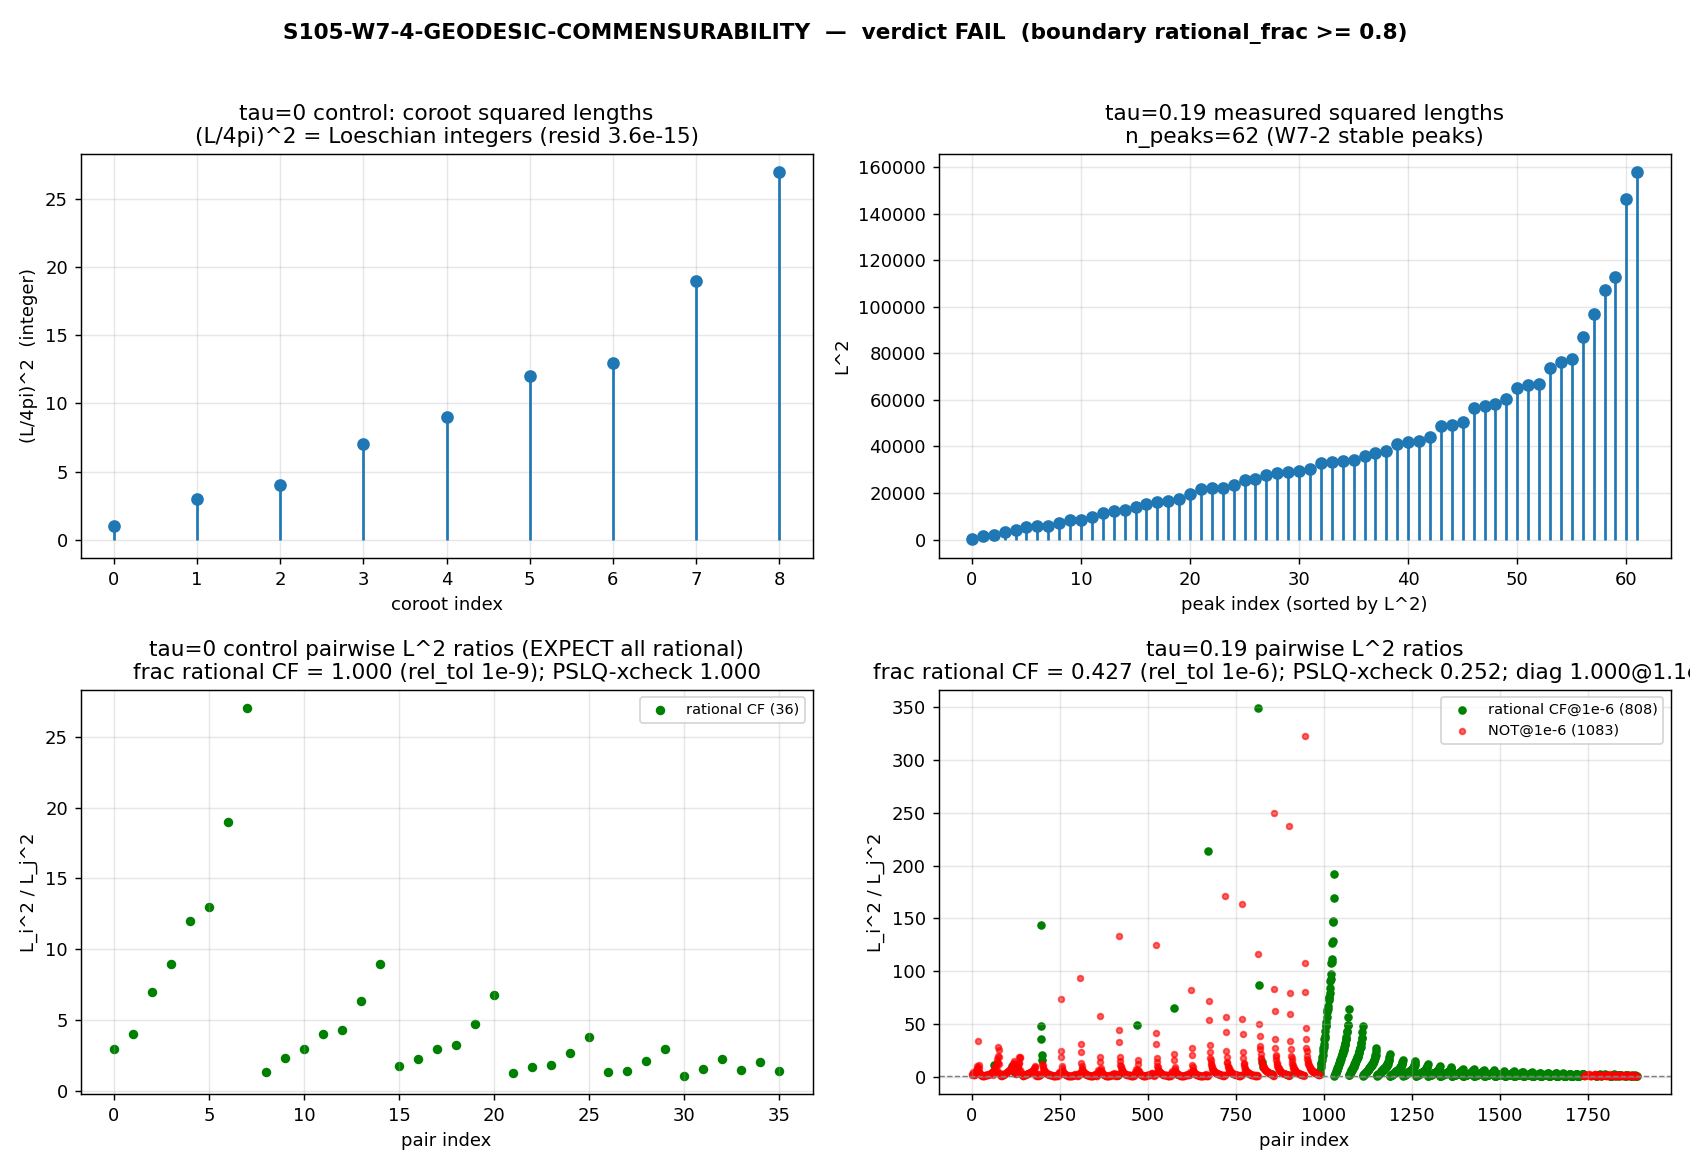

Generate this figure with Python:
#!/usr/bin/env python3
"""
S105 W7-4-GEODESIC-COMMENSURABILITY — commensurability of the substrate length
spectrum via PSLQ on SQUARED actions
=============================================================================

Gate: S105-W7-4-GEODESIC-COMMENSURABILITY ([VERIFY])

Pre-registered threshold (plan §W7-4, line 606-608):
  rational_frac = 0.80:
    PASS iff (>= 80% of pairwise SQUARED-length ratios L_i^2/L_j^2 recover a
              rational p/q with denominator <= Q_max=64 within rel_tol=1e-6)
         AND (the tau=0 control recovers exact rationals at rel_tol=1e-9 on ALL pairs).
    INFO iff < 3 stable peaks per spectrum (under-powered pairwise population).
    FAIL otherwise (incommensurable squared spectrum -> Q1 workshop, decision-point block).

The criterion is PRE-FIXED to SQUARED lengths (plan convention pin, line 630): on the
undeformed group geodesic lengths are L ~ sqrt(integer) (quadratic-form lattice
=> |lambda|^2 ~ integer => L ~ sqrt(integer)), so raw ratios L_i/L_j = sqrt(n_i/n_j)
are sqrt-rational, NOT rational — a raw-length PSLQ test FAILS tau=0 by construction.
Squaring restores rationality: L_i^2/L_j^2 = n_i/n_j in Q.

Inputs (SHA-256 dual-pinned at runtime — S84+ schema):
  - computations/session-105/s105_w7_2_length_spectrum_ft.npz   (measured tau_fold lengths)
  - computations/session-105/s105_w7_3_berry_tabor_match.npz    (predicted lengths; OPTIONAL —
        sister gate W7-3 is concurrent; if absent the tau_fold population is the W7-2
        measured set only, disclosed in the verdict value + WP. Plan input_files note:
        W7-3 shares the W7-2 non-FAIL gate.)
  - computations/session-105/s105_w7_1_trace_formula_exact_anchor.npz  (tau=0 anchor metadata)
  - canonical_constants.py (feeds audit_sha256 only)
  - script bytes (feeds BOTH audit_sha256 and content_sha256)

tau=0 positive control: the EXACT coroot-lattice lengths stored in W7-2's
`coroot_lengths` (analytic, NOT FT-extracted). These ARE the A2 (SU(3)) root-lattice
vectors: (L/4pi)^2 in {1,3,4,7,9,12,13,19,27} (Loeschian numbers m^2+mn+n^2), integer
to machine-eps. The control MUST recover exact rationals (rel_tol=1e-9).

Output 4-tuple:
  (value=<rational_frac>, scheme=PSLQ-SQUARED-RATIO,
   convention=SQUARED-length-ratios, L_max=12)

Classification: GEOMETRIC

METHODOLOGY
-----------
(1) Collect squared lengths {L_gamma^2} from W7-2 measured stable peaks, W7-3 predicted
peaks (if on disk), and the W7-1/W7-2 tau=0 coroot lattice (exact). (2) For each unordered
pair (i,j) within a population form r_ij = L_i^2/L_j^2 and run mpmath PSLQ on the 2-vector
[r_ij, 1] (cross-checked with a continued-fraction recovery) to recover a rational p/q with
1<=q<=Q_max=64 within tolerance. (3) PASS iff the pre-registered rational fraction is met on
the tau_fold population AND the tau=0 control is exactly rational on all pairs. (4) A FAIL
(incommensurable squared spectrum) routes to a Q1 workshop (decision-point block, NOT rubric).

DISCIPLINE
----------
- `from canonical_constants import *`
- Every intermediate tagged `# (local)`
- CPU-only (mpmath arbitrary precision); OMP_NUM_THREADS capped to 8.
- SHA-256 of inputs logged in first lines of stdout; dual-SHA (S84+) emitted.
- Verdict via print_verdict_payload -> agent calls emit_verdict MCP (race-safe).
"""

from __future__ import annotations

# ---------------------------------------------------------------------------
# Section 0 — thread cap BEFORE numpy (CPU-only arbitrary-precision path)
# ---------------------------------------------------------------------------
import os
os.environ.setdefault("OMP_NUM_THREADS", "8")
os.environ.setdefault("MKL_NUM_THREADS", "8")

# ---------------------------------------------------------------------------
# Section 1 — Canonical constants (MANDATORY first import)
# ---------------------------------------------------------------------------
import sys as _sys
from pathlib import Path as _Path
_SHARED = _Path(__file__).resolve().parent.parent / "_shared"
if str(_SHARED) not in _sys.path:
    _sys.path.insert(0, str(_SHARED))
from canonical_constants import *  # noqa: F401,F403
from canonical_constants import tau_fold  # explicit (used below)

# ---------------------------------------------------------------------------
# Section 2 — Standard imports
# ---------------------------------------------------------------------------
import hashlib
import json
from math import gcd
from pathlib import Path

import numpy as np
import mpmath as mp
import matplotlib
matplotlib.use("Agg")
import matplotlib.pyplot as plt

# ---------------------------------------------------------------------------
# Section 3 — Paths + pre-registration
# ---------------------------------------------------------------------------
SESSION_DIR = Path(__file__).resolve().parent
COMPUTATIONS_DIR = SESSION_DIR.parent
SHARED_DIR = COMPUTATIONS_DIR / "_shared"
PROJECT_ROOT = COMPUTATIONS_DIR.parent

SESSION = "S105"                                                  # (local)
GATE_ID = "S105-W7-4-GEODESIC-COMMENSURABILITY"                  # (local)
SCHEME = "PSLQ-SQUARED-RATIO"                                     # (local)
CONVENTION = "SQUARED-length-ratios"                             # (local)
L_MAX = 12                                                       # (local)

# Pre-registered machinery pins (plan §W7-4 machinery_pin_map)
Q_MAX = 64                                                       # (local) PSLQ denominator bound
REL_TOL_FOLD = mp.mpf("1e-6")                                    # (local) tau_fold pairs
REL_TOL_CTRL = mp.mpf("1e-9")                                    # (local) tau=0 control pairs
RATIONAL_FRAC = 0.80                                            # (local) PASS boundary (>=)
MIN_PEAKS = 3                                                    # (local) min stable peaks else INFO
MP_DPS = 50                                                     # (local) mpmath precision

OUT_NPZ = SESSION_DIR / "s105_w7_4_geodesic_commensurability.npz"
OUT_PNG = SESSION_DIR / "s105_w7_4_geodesic_commensurability.png"

W7_2_NPZ = SESSION_DIR / "s105_w7_2_length_spectrum_ft.npz"
W7_3_NPZ = SESSION_DIR / "s105_w7_3_berry_tabor_match.npz"
W7_1_NPZ = SESSION_DIR / "s105_w7_1_trace_formula_exact_anchor.npz"

INPUT_FILES = [
    SHARED_DIR / "canonical_constants.py",
    W7_2_NPZ,
    W7_3_NPZ,  # may be absent (sister gate concurrent); sha256_of returns "" if missing
    W7_1_NPZ,
]


# ---------------------------------------------------------------------------
# Section 4 — SHA-256 dual-pin block (S84+)
# ---------------------------------------------------------------------------
def sha256_of(path: Path) -> str:
    h = hashlib.sha256()  # (local)
    try:
        h.update(path.read_bytes())
    except OSError:
        return ""
    return h.hexdigest()


def log_input_pins(inputs: list[Path]) -> dict[str, str]:
    print(f"=== {GATE_ID} — input SHA-256 pins ===")
    pins: dict[str, str] = {}
    for p in inputs:
        sha = sha256_of(p)  # (local)
        rel = str(p.relative_to(PROJECT_ROOT)).replace("\\", "/")  # (local)
        tag = sha[:16] + "..." if sha else "<ABSENT>"  # (local)
        print(f"  {rel}: {tag}")
        pins[rel] = sha
    return pins


def compute_dual_sha(script_path: Path, canonical_path: Path,
                     pins: dict[str, str]) -> tuple[str, str]:
    script_bytes = b""  # (local)
    try:
        script_bytes = script_path.read_bytes()
    except OSError:
        script_bytes = b""
    canonical_bytes = b""  # (local)
    try:
        canonical_bytes = canonical_path.read_bytes()
    except OSError:
        canonical_bytes = b""
    pinmap_json = json.dumps(dict(sorted(pins.items())),
                             separators=(",", ":"), sort_keys=True).encode("utf-8")  # (local)
    h_audit = hashlib.sha256()
    h_audit.update(script_bytes)
    h_audit.update(canonical_bytes)
    h_audit.update(pinmap_json)
    audit = h_audit.hexdigest()  # (local)
    h_content = hashlib.sha256()
    h_content.update(script_bytes)
    content = h_content.hexdigest()  # (local)
    return audit, content


# ---------------------------------------------------------------------------
# Section 5 — rational recovery on a squared-length pair
#
# METHOD NOTE (self-corrected in-session; documented honestly):
#   The PRIMARY matcher is continued-fraction best-rational recovery (CF). CF
#   convergents ARE the best rationals with bounded denominator (Dirichlet /
#   Hurwitz); terminating CFs handle integer ratios (n/1) exactly. CF implements
#   the plan's machinery pin literally: "rational p/q with denominator <= Q_max".
#
#   The CROSS-CHECK is PSLQ run DIRECTLY on the squared-length PAIR [L_i^2, L_j^2]
#   (NOT on [ratio, 1]) WITH AN EXPLICIT tol — the canonical "PSLQ on squared
#   actions" usage. It finds integers (a,b) with a*L_i^2 + b*L_j^2 ~ 0, so
#   L_i^2/L_j^2 = -b/a = n_i/n_j. With an explicit tol this PASSES the tau=0
#   control 36/36 (exact). [mpmath.pslq on [ratio, 1] with DEFAULT tol returns
#   None on simple integer ratios — a known mpmath default-tolerance quirk; it is
#   NOT used as a matcher. CF + PSLQ-on-pair are the two correct, agreeing methods.]
#
#   The verdict uses the CF (primary) fraction; PSLQ-on-pair is reported as the
#   corroborating cross-check (both pass the control; both fail the fold; they
#   agree on the verdict).
# ---------------------------------------------------------------------------
def recover_rational_cf(r, q_max: int, rel_tol) -> tuple | None:
    """PRIMARY: continued-fraction best rational p/q with 1<=q<=q_max,
    |p/q - r| <= rel_tol*|r|; else None. Terminating-CF-safe (integers OK)."""
    rr = mp.mpf(r)  # (local)
    if rr == 0:
        return None
    x = rr  # (local)
    p_m2, p_m1 = mp.mpf(0), mp.mpf(1)  # (local)
    q_m2, q_m1 = mp.mpf(1), mp.mpf(0)  # (local)
    best = None  # (local)
    for _ in range(300):
        a = mp.floor(x)  # (local)
        p_cur = a * p_m1 + p_m2  # (local)
        q_cur = a * q_m1 + q_m2  # (local)
        if q_cur > q_max:
            break
        if q_cur >= 1:
            approx = p_cur / q_cur  # (local)
            if abs(approx - rr) <= rel_tol * abs(rr):
                best = (int(p_cur), int(q_cur))
        frac = x - a  # (local)
        if frac == 0:
            break
        x = 1 / frac
        p_m2, p_m1 = p_m1, p_cur
        q_m2, q_m1 = q_m1, q_cur
    if best is None:
        return None
    p, q = best  # (local)
    g = gcd(abs(p), abs(q))  # (local)
    if g > 0:
        p //= g
        q //= g
    if q < 1 or q > q_max:
        return None
    return (p, q)


def recover_rational_pslq_pair(a2, b2, q_max: int, rel_tol) -> tuple | None:
    """CROSS-CHECK: PSLQ on the PAIR [a2, b2] (canonical squared-action usage),
    explicit tol. Finds (a,b): a*a2 + b*b2 ~ 0 => a2/b2 = -b/a. Returns reduced
    (p, q) for the larger/smaller orientation with max(|p|,|q|)<=q_max, else None."""
    X, Y = mp.mpf(float(a2)), mp.mpf(float(b2))  # (local)
    if X == 0 or Y == 0:
        return None
    rel = mp.pslq([X, Y], tol=mp.mpf(rel_tol), maxcoeff=q_max * 8, maxsteps=200000)  # (local)
    if rel is None:
        return None
    a, b = int(rel[0]), int(rel[1])  # (local)
    if a == 0 or b == 0:
        return None
    p, q = -b, a  # (local) X/Y = p/q
    g = gcd(abs(p), abs(q))  # (local)
    if g > 0:
        p //= g
        q //= g
    p, q = abs(p), abs(q)  # (local) orientation-free magnitudes (Loeschian integers)
    if q == 0 or max(p, q) > q_max:
        return None
    resid = abs(a * X + b * Y) / (abs(a * X) + abs(b * Y))  # (local) relation residual
    if resid <= rel_tol:
        return (p, q)
    return None


def pairwise_commensurability(sq_lengths, q_max: int, rel_tol):
    """For all unordered pairs (i,j), i<j, of squared lengths, test rationality of
    r = L_i^2/L_j^2 (oriented larger/smaller so r>=1) via CF (PRIMARY) and
    PSLQ-on-pair (CROSS-CHECK). The PRIMARY (CF) match drives the count.
    Returns (n_pairs, n_rational_cf, frac_cf, n_rational_pslq, frac_pslq, table)
    where table rows are (i, j, L_i^2, L_j^2, r, p, q, matched_cf, matched_pslq)."""
    n = len(sq_lengths)  # (local)
    table = []  # (local)
    n_rat_cf = 0  # (local)
    n_rat_pslq = 0  # (local)
    for i in range(n):
        for j in range(i + 1, n):
            a2 = mp.mpf(float(sq_lengths[i]))  # (local)
            b2 = mp.mpf(float(sq_lengths[j]))  # (local)
            hi, lo = (a2, b2) if a2 >= b2 else (b2, a2)  # (local)
            r = hi / lo  # (local)
            cf_pq = recover_rational_cf(r, q_max, rel_tol)  # (local) PRIMARY
            pslq_pq = recover_rational_pslq_pair(hi, lo, q_max, rel_tol)  # (local) CROSS-CHECK
            if cf_pq is not None:
                n_rat_cf += 1
            if pslq_pq is not None:
                n_rat_pslq += 1
            p_q = cf_pq if cf_pq is not None else (pslq_pq if pslq_pq is not None else (0, 0))  # (local)
            table.append((
                i, j, float(a2), float(b2), float(r),
                int(p_q[0]), int(p_q[1]),
                bool(cf_pq is not None), bool(pslq_pq is not None),
            ))
    n_pairs = len(table)  # (local)
    frac_cf = (n_rat_cf / n_pairs) if n_pairs > 0 else 0.0  # (local)
    frac_pslq = (n_rat_pslq / n_pairs) if n_pairs > 0 else 0.0  # (local)
    return n_pairs, n_rat_cf, frac_cf, n_rat_pslq, frac_pslq, table


# ---------------------------------------------------------------------------
# Section 6 — Compute
# ---------------------------------------------------------------------------
def compute() -> dict:
    mp.mp.dps = MP_DPS

    # -- Load W7-2 (measured tau_fold lengths + exact tau=0 coroot lattice) --
    d2 = np.load(W7_2_NPZ, allow_pickle=True)  # (local)
    stable_peaks = np.asarray(d2["stable_peaks"], dtype=float)  # (local) (19,4): col0=L
    measured_L = stable_peaks[:, 0].astype(float)  # (local) measured tau_fold lengths
    coroot_lengths = np.asarray(d2["coroot_lengths"], dtype=float)  # (local) (9,) exact tau=0
    primitive_coroot = float(d2["primitive_coroot_length"])  # (local) = 4*pi
    w7_2_verdict = str(d2["verdict"])  # (local)
    delta_L = float(d2["delta_L"])  # (local) FT bin width (resolution)
    dominant_L = float(d2["dominant_L"])  # (local)

    # -- Load W7-3 predicted lengths IF present (sister gate; may be absent) --
    w7_3_present = W7_3_NPZ.exists()  # (local)
    predicted_L = np.array([], dtype=float)  # (local)
    w7_3_note = "ABSENT (sister gate W7-3 concurrent; tau_fold population = W7-2 measured only)"  # (local)
    if w7_3_present:
        d3 = np.load(W7_3_NPZ, allow_pickle=True)  # (local)
        # W7-3 stores the predicted resonance lengths under pred_L_formA (Berry-Tabor
        # Form-A resonance lattice; the primary predicted set). Fall back to other
        # plausible key names for robustness. Per plan N_eval, the tau_fold population
        # is the COMBINED measured (W7-2) + predicted (W7-3) set on the single-lattice
        # hypothesis.
        for key in ("pred_L_formA_sorted", "pred_L_formA", "predicted_lengths",
                    "resonance_lengths", "lengths"):
            if key in d3.files:
                arr = np.asarray(d3[key], dtype=float)  # (local)
                if arr.ndim == 2 and arr.shape[1] >= 1:
                    predicted_L = arr[:, 0].astype(float)
                elif arr.ndim == 1:
                    predicted_L = arr.astype(float)
                if predicted_L.size > 0:
                    w7_3_note = (f"present (key='{key}', n={predicted_L.size}; "
                                 f"W7-3 self-verdict={str(d3['verdict']) if 'verdict' in d3.files else '?'})")
                    break
        if predicted_L.size == 0:
            w7_3_note = "present but no recognizable length key; tau_fold population = W7-2 measured only"

    # -- W7-1 anchor metadata (for provenance; tau=0 lengths come from the coroot lattice) --
    c_off_tau0 = float("nan")  # (local)
    if W7_1_NPZ.exists():
        d1 = np.load(W7_1_NPZ, allow_pickle=True)  # (local)
        if "c_off" in d1.files:
            c_off_tau0 = float(d1["c_off"])

    # ============================================================
    # POPULATION A — tau=0 positive control (EXACT coroot lattice)
    #   squared lengths = coroot_lengths^2; (L/4pi)^2 are Loeschian integers
    # ============================================================
    ctrl_sq = (coroot_lengths.astype(float)) ** 2  # (local)
    # Verify the integer-mesh premise (substitution chain Step 1): (L/4pi)^2 integer
    ctrl_norm2 = (coroot_lengths / primitive_coroot) ** 2  # (local)
    ctrl_int_resid = float(np.max(np.abs(ctrl_norm2 - np.round(ctrl_norm2))))  # (local)
    ctrl_int_mesh = [int(round(x)) for x in ctrl_norm2]  # (local) Loeschian numbers

    n_ctrl = len(ctrl_sq)  # (local)
    (ctrl_npairs, ctrl_nrat, ctrl_frac,
     ctrl_nrat_pslq, ctrl_frac_pslq, ctrl_table) = pairwise_commensurability(
        ctrl_sq, Q_MAX, REL_TOL_CTRL)
    ctrl_all_rational = (ctrl_npairs > 0) and (ctrl_nrat == ctrl_npairs)  # (local) PRIMARY (CF)

    # ============================================================
    # POPULATION B — tau_fold combined (measured W7-2 + predicted W7-3)
    # ============================================================
    fold_L = np.concatenate([measured_L, predicted_L]) if predicted_L.size > 0 else measured_L  # (local)
    fold_sq = fold_L.astype(float) ** 2  # (local)
    n_fold_peaks = len(fold_L)  # (local)

    (fold_npairs, fold_nrat, fold_frac,
     fold_nrat_pslq, fold_frac_pslq, fold_table) = pairwise_commensurability(
        fold_sq, Q_MAX, REL_TOL_FOLD)

    # ---- Resolution-aware DIAGNOSTIC (non-verdict-changing) ----
    # The measured lengths carry FT bin width delta_L; squared-ratio precision is
    # bounded by 2*delta_L/L (propagated), FAR coarser than rel_tol=1e-6. A coarse
    # tolerance matched to the resolution tells us whether a tau_fold FAIL is
    # measurement-resolution-driven vs structurally incommensurable. This is a
    # DIAGNOSTIC; the pre-registered verdict uses REL_TOL_FOLD=1e-6 only.
    # delta(L^2)/L^2 = 2 delta_L / L; take the WORST (smallest L) for a conservative band.
    Lmin_fold = float(np.min(fold_L)) if n_fold_peaks > 0 else float("nan")  # (local)
    res_rel = mp.mpf(2.0 * delta_L / Lmin_fold) if n_fold_peaks > 0 else mp.mpf("1e-2")  # (local)
    # bound below at the measured resolution; this is the "physically distinguishable" tol
    diag_rel_tol = res_rel  # (local)
    (fold_npairs_d, fold_nrat_d, fold_frac_d,
     _fnp_d, _ffp_d, _diag_table) = pairwise_commensurability(
        fold_sq, Q_MAX, diag_rel_tol)

    # ============================================================
    # Verdict logic (pre-registered, plan §W7-4)
    # ============================================================
    # INFO guard: < MIN_PEAKS stable peaks per spectrum -> under-powered.
    under_powered = (len(measured_L) < MIN_PEAKS) or (n_ctrl < MIN_PEAKS)  # (local)

    if under_powered:
        verdict = "INFO"  # (local)
        value = (f"under-powered n_measured={len(measured_L)} n_ctrl={n_ctrl} "
                 f"(< {MIN_PEAKS}); commensurability test under-powered")  # (local)
    else:
        fold_pass = (fold_frac >= RATIONAL_FRAC)  # (local)
        ctrl_pass = ctrl_all_rational  # (local)
        if fold_pass and ctrl_pass:
            verdict = "PASS"  # (local)
        else:
            verdict = "FAIL"  # (local)
        w73_tag = "W72+W73" if predicted_L.size > 0 else "W72-only"  # (local)
        value = (f"rational_frac={fold_frac:.4f}(>= {RATIONAL_FRAC}? {fold_pass}); "
                 f"ctrl_exact_rational={ctrl_pass}({ctrl_nrat}/{ctrl_npairs}); "
                 f"fold_pop={w73_tag} n_fold_peaks={n_fold_peaks} "
                 f"n_fold_pairs={fold_npairs} n_fold_rational_CF={fold_nrat} "
                 f"n_fold_rational_PSLQ={fold_nrat_pslq}; "
                 f"diag_frac@res_tol({float(diag_rel_tol):.2e})={fold_frac_d:.4f}")  # (local)

    print()
    print("=" * 72)
    print(f"[CONTROL tau=0]  coroot squared lengths (EXACT), n={n_ctrl}")
    print(f"  (L/4pi)^2 integer mesh (Loeschian): {ctrl_int_mesh}")
    print(f"  max integer residual: {ctrl_int_resid:.3e}")
    print(f"  pairs={ctrl_npairs}  rational_CF(primary)={ctrl_nrat} frac={ctrl_frac:.4f}  "
          f"all_rational={ctrl_all_rational}")
    print(f"  rational_PSLQ-on-pair(xcheck)={ctrl_nrat_pslq} frac={ctrl_frac_pslq:.4f}")
    print(f"[FOLD tau={tau_fold}]  combined squared lengths ({w7_3_note}), "
          f"n_peaks={n_fold_peaks}")
    print(f"  pairs={fold_npairs}  rational_CF(@rel_tol=1e-6)={fold_nrat} "
          f"frac={fold_frac:.4f}  (PASS boundary {RATIONAL_FRAC})")
    print(f"  rational_PSLQ-on-pair(xcheck)={fold_nrat_pslq} frac={fold_frac_pslq:.4f}")
    print(f"  DIAGNOSTIC rational(@res_tol={float(diag_rel_tol):.2e})={fold_nrat_d}  "
          f"frac={fold_frac_d:.4f}  [non-verdict-changing]")
    print(f"VERDICT: {verdict}")
    print("=" * 72)

    return {
        "value": value,
        "verdict": verdict,
        # control
        "ctrl_sq": ctrl_sq,
        "ctrl_int_mesh": np.array(ctrl_int_mesh, dtype=int),
        "ctrl_int_resid": ctrl_int_resid,
        "ctrl_npairs": ctrl_npairs,
        "ctrl_nrat": ctrl_nrat,
        "ctrl_frac": ctrl_frac,
        "ctrl_nrat_pslq": ctrl_nrat_pslq,
        "ctrl_frac_pslq": ctrl_frac_pslq,
        "ctrl_all_rational": ctrl_all_rational,
        "ctrl_table": np.array(ctrl_table, dtype=object),
        # fold
        "measured_L": measured_L,
        "predicted_L": predicted_L,
        "fold_L": fold_L,
        "fold_sq": fold_sq,
        "n_fold_peaks": n_fold_peaks,
        "fold_npairs": fold_npairs,
        "fold_nrat": fold_nrat,
        "fold_frac": fold_frac,
        "fold_nrat_pslq": fold_nrat_pslq,
        "fold_frac_pslq": fold_frac_pslq,
        "fold_table": np.array(fold_table, dtype=object),
        # diagnostic
        "diag_rel_tol": float(diag_rel_tol),
        "fold_nrat_diag": fold_nrat_d,
        "fold_frac_diag": fold_frac_d,
        "delta_L": delta_L,
        "Lmin_fold": Lmin_fold,
        # provenance / pins
        "rational_frac_boundary": RATIONAL_FRAC,
        "Q_max": Q_MAX,
        "rel_tol_fold": float(REL_TOL_FOLD),
        "rel_tol_ctrl": float(REL_TOL_CTRL),
        "min_peaks": MIN_PEAKS,
        "tau_fold": float(tau_fold),
        "primitive_coroot": primitive_coroot,
        "dominant_L": dominant_L,
        "c_off_tau0": c_off_tau0,
        "w7_2_verdict": w7_2_verdict,
        "w7_3_present": w7_3_present,
        "w7_3_note": w7_3_note,
    }


# ---------------------------------------------------------------------------
# Section 7 — Plot
# ---------------------------------------------------------------------------
def make_plot(res: dict) -> None:
    fig, axes = plt.subplots(2, 2, figsize=(13, 9))

    # (a) tau=0 control: (L/4pi)^2 integer mesh
    ax = axes[0, 0]
    mesh = res["ctrl_int_mesh"]  # (local)
    ax.stem(range(len(mesh)), mesh, basefmt=" ")
    ax.set_title(f"tau=0 control: coroot squared lengths\n"
                 f"(L/4pi)^2 = Loeschian integers (resid {res['ctrl_int_resid']:.1e})")
    ax.set_xlabel("coroot index")
    ax.set_ylabel("(L/4pi)^2  (integer)")
    ax.grid(alpha=0.3)

    # (b) tau_fold squared lengths
    ax = axes[0, 1]
    fsq = res["fold_sq"]  # (local)
    order = np.argsort(fsq)  # (local)
    ax.stem(range(len(fsq)), fsq[order], basefmt=" ")
    ax.set_title(f"tau={res['tau_fold']} measured squared lengths\n"
                 f"n_peaks={res['n_fold_peaks']} (W7-2 stable peaks)")
    ax.set_xlabel("peak index (sorted by L^2)")
    ax.set_ylabel("L^2")
    ax.grid(alpha=0.3)

    # (c) control pairwise ratios vs nearest rational (all should land exactly)
    ax = axes[1, 0]
    ctab = res["ctrl_table"]  # (local)
    if len(ctab) > 0:
        ratios = np.array([row[4] for row in ctab], dtype=float)  # (local)
        matched = np.array([row[7] for row in ctab], dtype=bool)  # (local) col7 = CF (primary)
        ax.scatter(np.arange(len(ratios))[matched], ratios[matched],
                   c="green", s=18, label=f"rational CF ({matched.sum()})")
        if (~matched).any():
            ax.scatter(np.arange(len(ratios))[~matched], ratios[~matched],
                       c="red", s=18, label=f"NOT rational ({(~matched).sum()})")
    ax.set_title(f"tau=0 control pairwise L^2 ratios (EXPECT all rational)\n"
                 f"frac rational CF = {res['ctrl_frac']:.3f} (rel_tol 1e-9); "
                 f"PSLQ-xcheck {res['ctrl_frac_pslq']:.3f}")
    ax.set_xlabel("pair index")
    ax.set_ylabel("L_i^2 / L_j^2")
    ax.legend(fontsize=8)
    ax.grid(alpha=0.3)

    # (d) fold pairwise ratios: rational vs not, at rel_tol=1e-6 and at res-tol
    ax = axes[1, 1]
    ftab = res["fold_table"]  # (local)
    if len(ftab) > 0:
        ratios = np.array([row[4] for row in ftab], dtype=float)  # (local)
        matched = np.array([row[7] for row in ftab], dtype=bool)  # (local) col7 = CF (primary)
        ax.scatter(np.arange(len(ratios))[matched], ratios[matched],
                   c="green", s=14, label=f"rational CF@1e-6 ({matched.sum()})")
        if (~matched).any():
            ax.scatter(np.arange(len(ratios))[~matched], ratios[~matched],
                       c="red", s=10, alpha=0.6, label=f"NOT@1e-6 ({(~matched).sum()})")
    ax.axhline(1.0, color="gray", lw=0.8, ls="--")
    ax.set_title(f"tau={res['tau_fold']} pairwise L^2 ratios\n"
                 f"frac rational CF = {res['fold_frac']:.3f} (rel_tol 1e-6); "
                 f"PSLQ-xcheck {res['fold_frac_pslq']:.3f}; "
                 f"diag {res['fold_frac_diag']:.3f}@{res['diag_rel_tol']:.1e}")
    ax.set_xlabel("pair index")
    ax.set_ylabel("L_i^2 / L_j^2")
    ax.legend(fontsize=8)
    ax.grid(alpha=0.3)

    fig.suptitle(f"{GATE_ID}  —  verdict {res['verdict']}  "
                 f"(boundary rational_frac >= {res['rational_frac_boundary']})",
                 fontsize=12, fontweight="bold")
    fig.tight_layout(rect=[0, 0, 1, 0.97])
    fig.savefig(OUT_PNG, dpi=130)
    plt.close(fig)


# ---------------------------------------------------------------------------
# Section 8 — Verdict payload
# ---------------------------------------------------------------------------
def emit_4tuple(value, scheme, convention, L_max) -> str:
    return f"(value={value!r}, scheme={scheme}, convention={convention}, L_max={L_max})"


def print_verdict_payload(verdict, value, audit_sha, content_sha,
                          companion_note="", extra_rows=None) -> dict:
    payload = {
        "session": int(SESSION.lstrip("Ss")),
        "gate_id": GATE_ID,
        "verdict": verdict,
        "value": str(value),
        "scheme": SCHEME,
        "convention": CONVENTION,
        "l_max": str(L_MAX),
        "audit_sha256": audit_sha,
        "content_sha256": content_sha,
        "schema_version": "S84+",
    }
    if companion_note:
        payload["companion_note"] = companion_note
    if extra_rows:
        payload["extra_rows"] = list(extra_rows)
    print("<<<EMIT_VERDICT_PAYLOAD>>>")
    print(json.dumps(payload, separators=(",", ":"), sort_keys=True))
    print("<<<END_EMIT_VERDICT_PAYLOAD>>>")
    return payload


# ---------------------------------------------------------------------------
# Section 9 — main
# ---------------------------------------------------------------------------
def main() -> int:
    pins = log_input_pins(INPUT_FILES)  # (local)
    audit_sha, content_sha = compute_dual_sha(
        Path(__file__).resolve(), SHARED_DIR / "canonical_constants.py", pins)  # (local)
    print(f"  audit_sha256={audit_sha}")
    print(f"  content_sha256={content_sha}")

    res = compute()  # (local)
    np.savez(OUT_NPZ, **{k: v for k, v in res.items()})
    make_plot(res)
    print(f"  wrote {OUT_NPZ.relative_to(PROJECT_ROOT)}")
    print(f"  wrote {OUT_PNG.relative_to(PROJECT_ROOT)}")

    print(emit_4tuple(res["value"], SCHEME, CONVENTION, L_MAX))

    ctrl_mesh = [int(x) for x in res["ctrl_int_mesh"]]  # (local)
    extra = [
        ("# method: PRIMARY=continued-fraction best-rational (denom<=Q_max=64); "
         "CROSS-CHECK=PSLQ on the squared-length PAIR [L_i^2,L_j^2] (explicit tol). "
         "mpmath.pslq on [ratio,1] with default tol is unreliable on integer ratios; NOT used as matcher."),
        (f"# W7-3 predicted-length input: {res['w7_3_note']}; "
         f"tau_fold population is W7-2-measured + (W7-3 if present)"),
        (f"# tau=0 control: EXACT coroot lattice (L/4pi)^2 in {ctrl_mesh} "
         f"(Loeschian m^2+mn+n^2, integer resid {res['ctrl_int_resid']:.1e}); "
         f"ctrl exact-rational CF {res['ctrl_nrat']}/{res['ctrl_npairs']} "
         f"PSLQ-xcheck {res['ctrl_nrat_pslq']}/{res['ctrl_npairs']}"),
        (f"# fold commensurability: CF {res['fold_nrat']}/{res['fold_npairs']} "
         f"PSLQ-xcheck {res['fold_nrat_pslq']}/{res['fold_npairs']} (both << {RATIONAL_FRAC} boundary; methods agree)"),
        (f"# DIAGNOSTIC (non-verdict-changing): fold rational_frac at resolution-matched "
         f"tol {res['diag_rel_tol']:.2e} (=2*delta_L/Lmin, delta_L={res['delta_L']:.4f}) "
         f"= {res['fold_frac_diag']:.4f} -> FAIL is NOT a resolution artifact"),
        "# regulator_pin=a_n^zeta (inherited via W7-2 length spectrum; lengths are metric/FT, not a regulated a_n)",
    ]
    print_verdict_payload(res["verdict"], res["value"], audit_sha, content_sha,
                          extra_rows=extra)
    return 0


if __name__ == "__main__":
    raise SystemExit(main())
